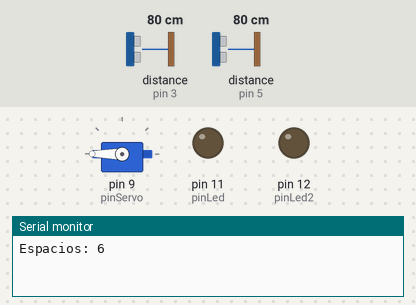
Bench run of a sketch on a simulated Arduino Uno, built with avr-gcc and run on an emulated ATmega328P. Shown: servo, output pins drawn as LEDs (lit = HIGH), the last lines printed to the serial monitor. Wiring (inferred from the names in the program): 2 × ultrasonic range finder: trigger pin 2, echo pin 3 / trigger pin 4, echo pin 5. The inputs (shaded band) are chosen by the test bench; at power-on: distance to the obstacle (sensors on pin 5, pin 3) 80 cm. The echo pulse lasts 58.3 µs per cm; pins used as bus, display or sensor lines are not drawn.

Above: at 2.2 s.
2.3 s: distance to the obstacle (sensor on pin 5) set to 12 cm
3.8 s: distance to the obstacle (sensor on pin 5) set to 9 cm
At 4.6 s:
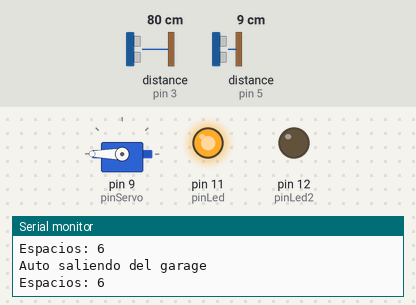
6.8 s: distance to the obstacle (sensor on pin 3) set to 12 cm
9.4 s: distance to the obstacle (sensor on pin 3) set to 9 cm
At 11.1 s:
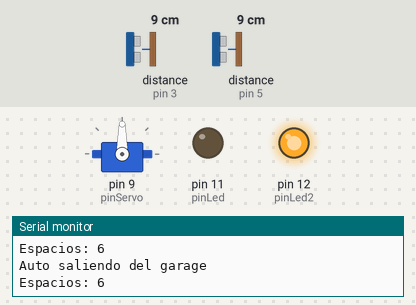
Timing chart, 0 to 12.5 s (numbered marks = the images above; inputs shaded):
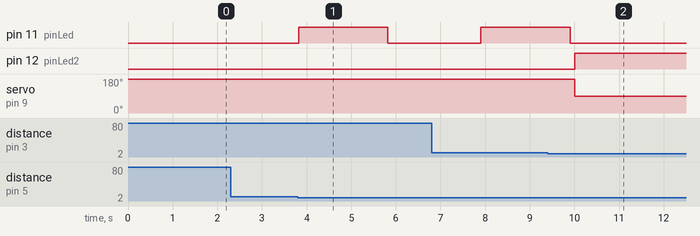

The sketch:

arduino_garage.ino
```cpp
#include <Servo.h>

// ========== CONFIGURACIÓN DE PINES ==========
const int trigEntrada = 2;
const int echoEntrada = 3;
const int trigSalida = 4;
const int echoSalida = 5;
const int pinServo = 9;
const int pinLed = 11;        // LED rojo (salida)
const int pinLed2 = 12;       // LED verde (entrada)

// ========== VARIABLES DE CONTROL ==========
Servo puerta;
int capacidad = 6;            // Capacidad máxima del garage
int distanciaUmbral = 10;     // Distancia en cm para detectar auto
unsigned long lastEntradaCheck = 0;
unsigned long lastSalidaCheck = 0;
const unsigned long SENSOR_INTERVAL = 500;  // Enviar datos cada 500ms

// ========== SETUP ==========
void setup() {
  Serial.begin(9600);

  // Configura sensores ultrasónicos
  pinMode(trigEntrada, OUTPUT);
  pinMode(echoEntrada, INPUT);
  pinMode(trigSalida, OUTPUT);
  pinMode(echoSalida, INPUT);

  // Configura LEDs
  pinMode(pinLed, OUTPUT);
  pinMode(pinLed2, OUTPUT);
  digitalWrite(pinLed, LOW);
  digitalWrite(pinLed2, LOW);

  // Configura servo (puerta)
  puerta.attach(pinServo);
  puerta.write(180);  // Puerta cerrada

  // Espera a que Arduino se inicialice
  delay(1000);

  // Envía estado inicial
  Serial.print("Espacios: ");
  Serial.println(capacidad);
}

// ========== LOOP PRINCIPAL ==========
void loop() {
  // Lee sensores
  long dEntrada = obtenerDistancia(trigEntrada, echoEntrada);
  long dSalida = obtenerDistancia(trigSalida, echoSalida);

  // Envía datos de sensores periódicamente
  enviarDatosSensores(dEntrada, dSalida);

  // Lógica de ENTRADA (auto queriendo entrar)
  procesarEntrada(dEntrada);

  // Lógica de SALIDA (auto queriendo salir)
  procesarSalida(dSalida);

  // Procesa comandos desde la aplicación web
  procesarComandos();

  delay(100);  // Pequeña pausa para estabilidad
}

// ========== FUNCIONES DE SENSORES ==========

/**
 * Calcula la distancia en cm usando sensor ultrasónico
 */
long obtenerDistancia(int trig, int echo) {
  // Envía pulso
  digitalWrite(trig, LOW);
  delayMicroseconds(2);
  digitalWrite(trig, HIGH);
  delayMicroseconds(10);
  digitalWrite(trig, LOW);

  // Lee duración del pulso
  long duracion = pulseIn(echo, HIGH, 30000);  // Timeout de 30ms

  // Calcula distancia: distancia = (duracion * velocidad) / 2
  // Velocidad del sonido = 0.034 cm/microsegundo
  long distancia = duracion * 0.034 / 2;

  return distancia;
}

/**
 * Envía datos de sensores a la aplicación web
 */
void enviarDatosSensores(long dEntrada, long dSalida) {
  // Datos de sensores eliminados para consola limpia
}

// ========== FUNCIONES DE LÓGICA ==========

/**
 * Procesa detección en entrada
 */
void procesarEntrada(long distancia) {
  static unsigned long ultimaDeteccionEntrada = 0;
  const unsigned long DEBOUNCE_ENTRADA = 1500;  // Ignora lecturas en 1.5s

  if (distancia > 0 && distancia < distanciaUmbral) {
    // Evita múltiples detecciones
    if (millis() - ultimaDeteccionEntrada > DEBOUNCE_ENTRADA) {
      if (capacidad > 0) {
        abrirPuerta();
        capacidad--;
        Serial.print("Espacios: ");
        Serial.println(capacidad);
      } else {
        Serial.println("LLENO");
      }
      ultimaDeteccionEntrada = millis();
    }
  }
}

/**
 * Procesa detección en salida
 */
void procesarSalida(long distancia) {
  static unsigned long ultimaDeteccionSalida = 0;
  const unsigned long DEBOUNCE_SALIDA = 2000;

  if (distancia > 0 && distancia < distanciaUmbral) {
    if (millis() - ultimaDeteccionSalida > DEBOUNCE_SALIDA) {
      Serial.println("Auto saliendo del garage");
      digitalWrite(pinLed, HIGH);
      capacidad++;
      if (capacidad > 6) capacidad = 6;
      Serial.print("Espacios: ");
      Serial.println(capacidad);
      delay(2000);
      digitalWrite(pinLed, LOW);
      ultimaDeteccionSalida = millis();
    }
  }
}

// ========== FUNCIONES DE CONTROL ==========

/**
 * Abre la puerta (servo a 90°)
 */
void abrirPuerta() {
  digitalWrite(pinLed2, HIGH);
  puerta.write(90);
  delay(3000);
  puerta.write(180);
  digitalWrite(pinLed2, LOW);
}

/**
 * Cierra la puerta (servo a 180°)
 */
void cerrarPuerta() {
  puerta.write(180);
  digitalWrite(pinLed2, LOW);
}

// ========== FUNCIONES DE COMUNICACIÓN SERIAL ==========

/**
 * Procesa comandos recibidos desde la aplicación web
 * Formatos soportados:
 * - OPEN_DOOR : Abre la puerta
 * - CLOSE_DOOR : Cierra la puerta
 * - STATUS : Envía estado actual
 * - RESET : Reinicia el conteo
 */
void procesarComandos() {
  if (Serial.available()) {
    String comando = Serial.readStringUntil('\n');
    comando.trim();
    comando.toUpperCase();

    if (comando == "OPEN_DOOR") {
      abrirPuerta();
    }
    else if (comando == "CLOSE_DOOR") {
      cerrarPuerta();
    }
    else if (comando == "STATUS") {
      enviarEstado();
    }
    else if (comando == "RESET") {
      capacidad = 6;
      enviarEstado();
    }
  }
}

/**
 * Envía el estado actual del sistema
 */
void enviarEstado() {
  Serial.print("Espacios: ");
  Serial.println(capacidad);
}

// ========== FIN DEL CÓDIGO ==========
```

Measured:
- the behaviour switches between 11 and 10 cm on distance to the obstacle (sensor on pin 5) (found by bisection; images 0 and 1)
- the behaviour switches between 11 and 10 cm on distance to the obstacle (sensor on pin 3) (found by bisection; images 1 and 2)
- after the input at 2.3 s, every drawn part: stays the same
- after the input at 3.8 s, pin 11 (pinLed): LOW → HIGH at once, → LOW 2.0 s later
- after the input at 9.4 s, pin 11 (pinLed): goes on until 9.9 s, then stays LOW; pin 12 (pinLed2): LOW → HIGH after 0.60 s; servo on pin 9 (pinServo): 180° → 90° after 0.60 s
